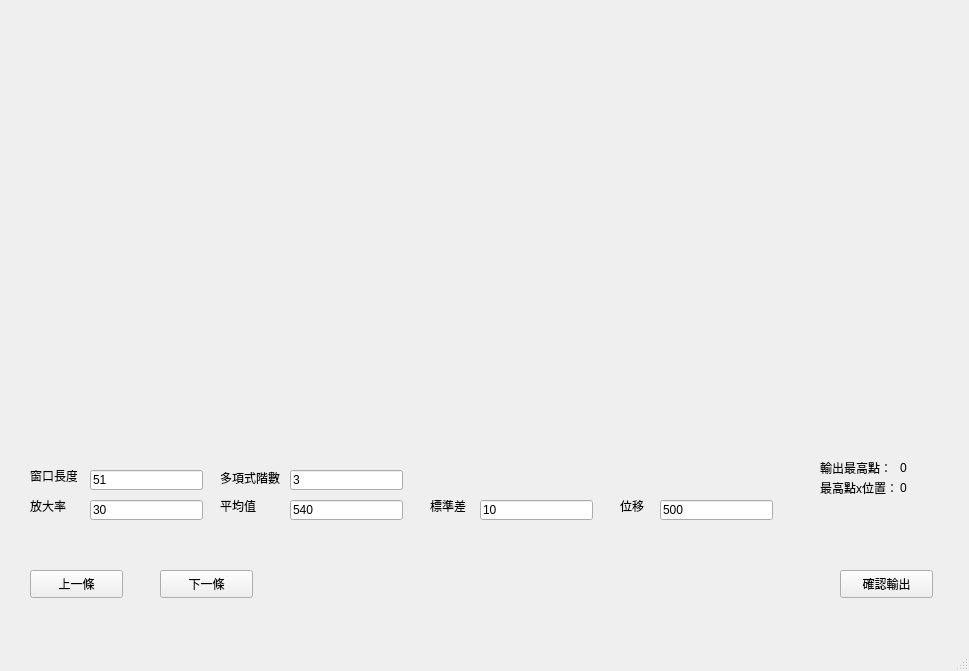
<?xml version="1.0" encoding="UTF-8"?>
<ui version="4.0">
 <class>MainWindow</class>
 <widget class="QMainWindow" name="MainWindow">
  <property name="geometry">
   <rect>
    <x>0</x>
    <y>0</y>
    <width>969</width>
    <height>671</height>
   </rect>
  </property>
  <property name="windowTitle">
   <string>MainWindow</string>
  </property>
  <widget class="QWidget" name="centralwidget">
   <widget class="PlotWidget" name="widget" native="true">
    <property name="geometry">
     <rect>
      <x>29</x>
      <y>19</y>
      <width>451</width>
      <height>431</height>
     </rect>
    </property>
   </widget>
   <widget class="QPushButton" name="pushButton">
    <property name="geometry">
     <rect>
      <x>30</x>
      <y>570</y>
      <width>93</width>
      <height>28</height>
     </rect>
    </property>
    <property name="text">
     <string>上一條</string>
    </property>
   </widget>
   <widget class="QPushButton" name="pushButton_2">
    <property name="geometry">
     <rect>
      <x>160</x>
      <y>570</y>
      <width>93</width>
      <height>28</height>
     </rect>
    </property>
    <property name="text">
     <string>下一條</string>
    </property>
   </widget>
   <widget class="QPushButton" name="pushButton_3">
    <property name="geometry">
     <rect>
      <x>840</x>
      <y>570</y>
      <width>93</width>
      <height>28</height>
     </rect>
    </property>
    <property name="text">
     <string>確認輸出</string>
    </property>
   </widget>
   <widget class="QLineEdit" name="lineEdit">
    <property name="geometry">
     <rect>
      <x>90</x>
      <y>500</y>
      <width>113</width>
      <height>20</height>
     </rect>
    </property>
    <property name="text">
     <string>30</string>
    </property>
   </widget>
   <widget class="QLineEdit" name="lineEdit_2">
    <property name="geometry">
     <rect>
      <x>290</x>
      <y>500</y>
      <width>113</width>
      <height>20</height>
     </rect>
    </property>
    <property name="text">
     <string>540</string>
    </property>
   </widget>
   <widget class="QLabel" name="label">
    <property name="geometry">
     <rect>
      <x>30</x>
      <y>500</y>
      <width>47</width>
      <height>12</height>
     </rect>
    </property>
    <property name="text">
     <string>放大率</string>
    </property>
   </widget>
   <widget class="QLabel" name="label_2">
    <property name="geometry">
     <rect>
      <x>220</x>
      <y>500</y>
      <width>47</width>
      <height>12</height>
     </rect>
    </property>
    <property name="text">
     <string>平均值</string>
    </property>
   </widget>
   <widget class="QLabel" name="label_3">
    <property name="geometry">
     <rect>
      <x>820</x>
      <y>460</y>
      <width>71</width>
      <height>16</height>
     </rect>
    </property>
    <property name="text">
     <string>輸出最高點：</string>
    </property>
   </widget>
   <widget class="PlotWidget" name="widget_2" native="true">
    <property name="geometry">
     <rect>
      <x>500</x>
      <y>20</y>
      <width>451</width>
      <height>431</height>
     </rect>
    </property>
   </widget>
   <widget class="QLabel" name="label_4">
    <property name="geometry">
     <rect>
      <x>900</x>
      <y>460</y>
      <width>47</width>
      <height>16</height>
     </rect>
    </property>
    <property name="text">
     <string>0</string>
    </property>
   </widget>
   <widget class="QLabel" name="label_5">
    <property name="geometry">
     <rect>
      <x>30</x>
      <y>470</y>
      <width>47</width>
      <height>12</height>
     </rect>
    </property>
    <property name="text">
     <string>窗口長度</string>
    </property>
   </widget>
   <widget class="QLabel" name="label_6">
    <property name="geometry">
     <rect>
      <x>220</x>
      <y>470</y>
      <width>61</width>
      <height>16</height>
     </rect>
    </property>
    <property name="text">
     <string>多項式階數</string>
    </property>
   </widget>
   <widget class="QLineEdit" name="lineEdit_3">
    <property name="geometry">
     <rect>
      <x>90</x>
      <y>470</y>
      <width>113</width>
      <height>20</height>
     </rect>
    </property>
    <property name="text">
     <string>51</string>
    </property>
   </widget>
   <widget class="QLineEdit" name="lineEdit_4">
    <property name="geometry">
     <rect>
      <x>290</x>
      <y>470</y>
      <width>113</width>
      <height>20</height>
     </rect>
    </property>
    <property name="text">
     <string>3</string>
    </property>
   </widget>
   <widget class="QLabel" name="label_7">
    <property name="geometry">
     <rect>
      <x>430</x>
      <y>500</y>
      <width>47</width>
      <height>12</height>
     </rect>
    </property>
    <property name="text">
     <string>標準差</string>
    </property>
   </widget>
   <widget class="QLineEdit" name="lineEdit_5">
    <property name="geometry">
     <rect>
      <x>480</x>
      <y>500</y>
      <width>113</width>
      <height>20</height>
     </rect>
    </property>
    <property name="text">
     <string>10</string>
    </property>
   </widget>
   <widget class="QLineEdit" name="lineEdit_6">
    <property name="geometry">
     <rect>
      <x>660</x>
      <y>500</y>
      <width>113</width>
      <height>20</height>
     </rect>
    </property>
    <property name="text">
     <string>500</string>
    </property>
   </widget>
   <widget class="QLabel" name="label_8">
    <property name="geometry">
     <rect>
      <x>620</x>
      <y>500</y>
      <width>47</width>
      <height>12</height>
     </rect>
    </property>
    <property name="text">
     <string>位移</string>
    </property>
   </widget>
   <widget class="QLabel" name="label_9">
    <property name="geometry">
     <rect>
      <x>820</x>
      <y>480</y>
      <width>81</width>
      <height>16</height>
     </rect>
    </property>
    <property name="text">
     <string>最高點x位置：</string>
    </property>
   </widget>
   <widget class="QLabel" name="label_10">
    <property name="geometry">
     <rect>
      <x>900</x>
      <y>480</y>
      <width>47</width>
      <height>16</height>
     </rect>
    </property>
    <property name="text">
     <string>0</string>
    </property>
   </widget>
  </widget>
  <widget class="QMenuBar" name="menubar">
   <property name="geometry">
    <rect>
     <x>0</x>
     <y>0</y>
     <width>969</width>
     <height>25</height>
    </rect>
   </property>
  </widget>
  <widget class="QStatusBar" name="statusbar"/>
 </widget>
 <customwidgets>
  <customwidget>
   <class>PlotWidget</class>
   <extends>QWidget</extends>
   <header>pyqtgraph</header>
   <container>1</container>
  </customwidget>
 </customwidgets>
 <resources/>
 <connections/>
</ui>
